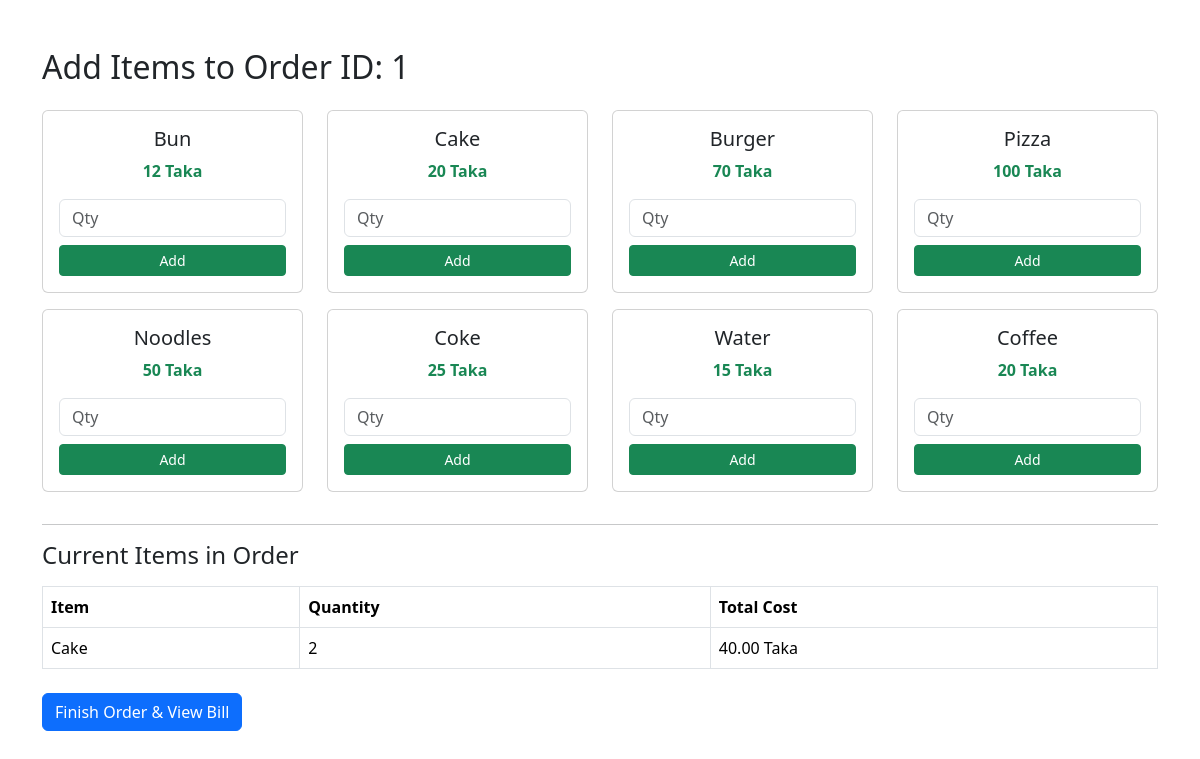
/add_item.php?order_id=1, run on the app's committed database.
### tables this page shows
CREATE TABLE `order_items` (
  `item_id` int(11) NOT NULL,
  `order_id` int(11) DEFAULT NULL,
  `item_name` varchar(50) DEFAULT NULL,
  `quantity` int(11) DEFAULT NULL,
  `total_cost` decimal(10,2) DEFAULT NULL
);

### add_item.php (the view, shortened to what this page needs)
<!DOCTYPE html>
<html>
<head>
  <link href="https://cdn.jsdelivr.net/npm/bootstrap@5.3.2/dist/css/bootstrap.min.css" rel="stylesheet">
</head>
<body class="container mt-5">
<?php
if (isset($_GET['order_id'])) {
    $order_id = intval($_GET['order_id']);
} elseif (isset($_POST['order_id'])) {
    $order_id = intval($_POST['order_id']);
} else {
    echo '<div class="alert alert-danger">Order ID not specified.</div>';
    exit();
}
echo "<h2 class='mb-4'>Add Items to Order ID: $order_id</h2>";
$conn = mysqli_connect("localhost", "root", "", "canteen");
$prices = [
    "Bun" => 12, "Cake" => 20, "Burger" => 70, "Pizza" => 100,
    "Noodles" => 50, "Coke" => 25, "Water" => 15, "Coffee" => 20
];
?>
<div class="row">
  <?php foreach ($prices as $name => $price): ?>
    <div class="col-md-3 mb-3">
      <form method="post" action="add_item.php?order_id=<?php echo $order_id; ?>">
        <div class="card item-card p-3 text-center">
          <h5 class="card-title"><?php echo $name; ?></h5>
          <p class="text-success fw-bold"><?php echo $price; ?> Taka</p>
          <input type="number" name="quantity" class="form-control mb-2" placeholder="Qty" min="1" required>
          <button type="submit" class="btn btn-sm btn-success">Add</button>
        </div>
      </form>
    </div>
  <?php endforeach; ?>
</div>
<hr>
<h4>Current Items in Order</h4>
<?php
$result = mysqli_query($conn, "SELECT * FROM order_items WHERE order_id = $order_id");
if (mysqli_num_rows($result) > 0) {
    echo "<table class='table table-bordered mt-3'>
            <tr><th>Item</th><th>Quantity</th><th>Total Cost</th></tr>";
    while ($row = mysqli_fetch_assoc($result)) {
        echo "<tr>
                <td>{$row['item_name']}</td>
                <td>{$row['quantity']}</td>
                <td>{$row['total_cost']} Taka</td>
              </tr>";
    }
    echo "</table>";
    echo "<div class='mt-4'>
            <a href='view_order.php?order_id=$order_id' class='btn btn-primary'>
              Finish Order & View Bill
            </a>
          </div>";
} else {
    echo "<p class='text-muted'>No items added yet.</p>";
}
?>
</body>
</html>

### add_item.php (style rules this page uses)
.item-card { cursor: pointer; transition: transform 0.2s; }

### data on the page
order_items: item_name "Cake", quantity "2", total_cost "40.00"

### other printed values
$order_id "1"
$name "Bun"
$price "12"
$name "Cake"
$price "20"
$name "Burger"
$price "70"
$name "Pizza"
$price "100"
$name "Noodles"
$price "50"
$name "Coke"
$price "25"
$name "Water"
$price "15"
